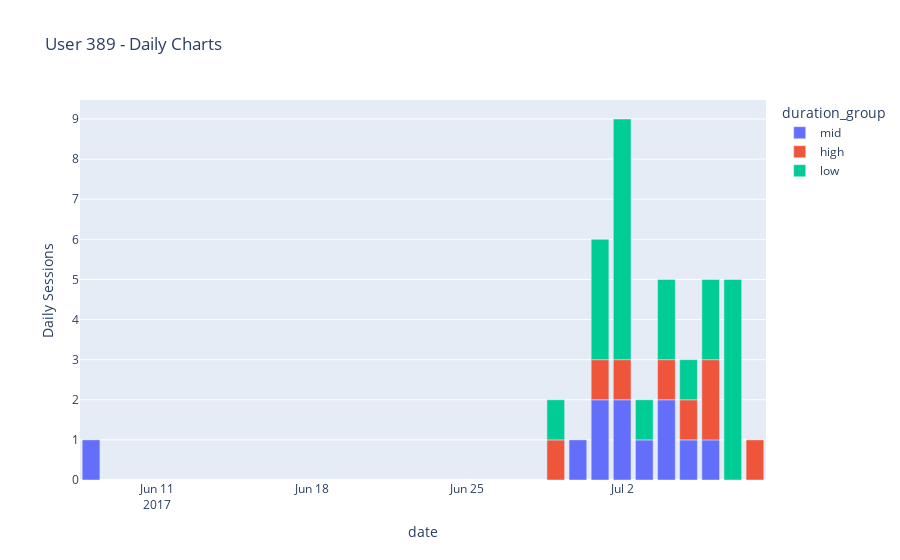

This figure's notebook cell:
### Code cell
user = 389

bar_chart_daily_sessions_389 = united[united['user_id'] == user].groupby(['date', 'duration_group'])['Times_In_Duration_Group'].count().reset_index(name='Daily Sessions')

import plotly.express as px

long_df = px.data.medals_long()

fig = px.bar(bar_chart_daily_sessions_389[10:33], x="date", y="Daily Sessions", color="duration_group", title=f"User {user} - Daily Charts")
# fig.update_layout(barmode='relative')
fig.show()

### Figure 1 — Plotly figure (JSON) as saved in the notebook; plotly's stock layout.template omitted (floating-point values rounded to 4 significant figures)
{"data": [{"alignmentgroup": "True", "hovertemplate": "duration_group=mid<br>date=%{x}<br>Daily Sessions=%{y}<extra></extra>", "legendgroup": "mid", "marker": {"color": "#636efa", "pattern": {"shape": ""}}, "name": "mid", "offsetgroup": "mid", "orientation": "v", "showlegend": true, "textposition": "auto", "type": "bar", "x": ["2017-06-08", "2017-06-30", "2017-07-01", "2017-07-02", "2017-07-03", "2017-07-04", "2017-07-05", "2017-07-06"], "xaxis": "x", "y": [1, 1, 2, 2, 1, 2, 1, 1], "yaxis": "y"}, {"alignmentgroup": "True", "hovertemplate": "duration_group=high<br>date=%{x}<br>Daily Sessions=%{y}<extra></extra>", "legendgroup": "high", "marker": {"color": "#EF553B", "pattern": {"shape": ""}}, "name": "high", "offsetgroup": "high", "orientation": "v", "showlegend": true, "textposition": "auto", "type": "bar", "x": ["2017-06-29", "2017-07-01", "2017-07-02", "2017-07-04", "2017-07-05", "2017-07-06", "2017-07-08"], "xaxis": "x", "y": [1, 1, 1, 1, 1, 2, 1], "yaxis": "y"}, {"alignmentgroup": "True", "hovertemplate": "duration_group=low<br>date=%{x}<br>Daily Sessions=%{y}<extra></extra>", "legendgroup": "low", "marker": {"color": "#00cc96", "pattern": {"shape": ""}}, "name": "low", "offsetgroup": "low", "orientation": "v", "showlegend": true, "textposition": "auto", "type": "bar", "x": ["2017-06-29", "2017-07-01", "2017-07-02", "2017-07-03", "2017-07-04", "2017-07-05", "2017-07-06", "2017-07-07"], "xaxis": "x", "y": [1, 3, 6, 1, 2, 1, 2, 5], "yaxis": "y"}], "layout": {"barmode": "relative", "legend": {"title": {"text": "duration_group"}, "tracegroupgap": 0}, "title": {"text": "User 389 - Daily Charts"}, "xaxis": {"anchor": "y", "domain": [0, 1], "title": {"text": "date"}}, "yaxis": {"anchor": "x", "domain": [0, 1], "title": {"text": "Daily Sessions"}}}}
